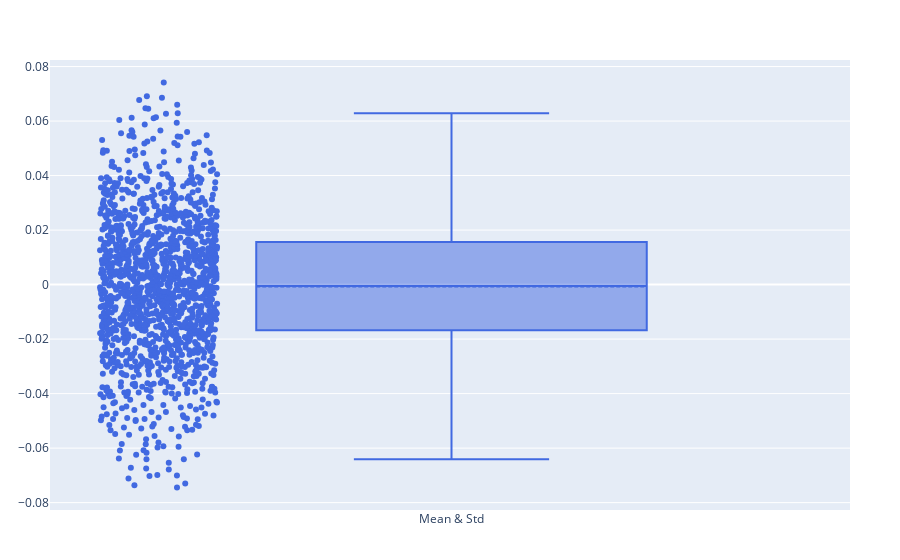

Source (notebook cell):
### Code cell
q = 1

name = "JL-LS"*"n"*string(n)*"p"*string(p)*"eta"*string(eta)*"q"*string(q)
lev = leverage_score(B, q)
JL_lev = JL_lev_score_estimates(B, q; cst);

rel_diff = (lev-JL_lev)./lev;

name = "JL-LS"*"n"*string(n)*"p"*string(p)*"eta"*string(eta)*"q"*string(q)

trace1 = box(y=rel_diff,
boxpoints="all",
quartilemethod="linear",
name="Mean & Std",
marker_color="royalblue",
boxmean=true)
PlotlyJS.plot(trace1)

### Figure 1 — Plotly figure (JSON) as saved in the notebook; plotly's stock layout.template omitted (floating-point values rounded to 4 significant figures; data arrays with more than 128 entries replaced by an {"elided": "..."} marker saying what was removed)
{"data": [{"boxmean": true, "boxpoints": "all", "marker": {"color": "royalblue"}, "name": "Mean & Std", "quartilemethod": "linear", "type": "box", "y": {"elided": "1461 float values"}}], "layout": {"margin": {"b": 50, "l": 50, "r": 50, "t": 60}}}
